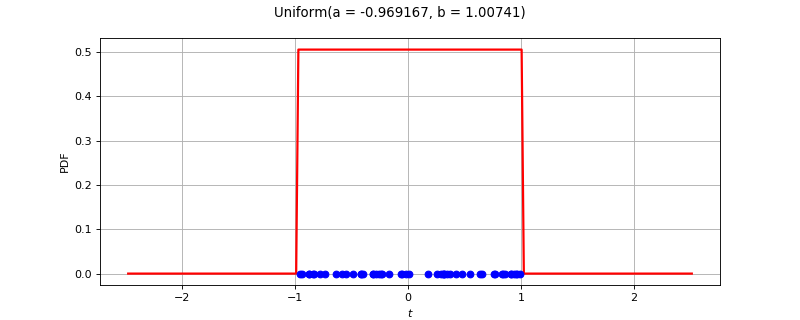

The script that drew this image:
import openturns as ot
from matplotlib import pyplot as plt
from openturns.viewer import View
ot.RandomGenerator.SetSeed(0)
factory = ot.UniformFactory()
ref = factory.build()
dimension = ref.getDimension()
if dimension <= 2:
    sample = ref.getSample(50)
    distribution = factory.build(sample)
    if dimension == 1:
        distribution.setDescription(['$t$'])
        pdf_graph = distribution.drawPDF(256)
        cloud = ot.Cloud(sample, ot.NumericalSample(sample.getSize(), 1))
        cloud.setColor('blue')
        cloud.setPointStyle('fcircle')
        pdf_graph.add(cloud)
        fig = plt.figure(figsize=(10, 4))
        plt.suptitle(str(distribution))
        pdf_axis = fig.add_subplot(111)
        View(pdf_graph, figure=fig, axes=[pdf_axis], add_legend=False)
    else:
        sample = ref.getSample(500)
        distribution.setDescription(['$t_0$', '$t_1$'])
        pdf_graph = distribution.drawPDF([256]*2)
        cloud = ot.Cloud(sample)
        cloud.setColor('red')
        cloud.setPointStyle('fcircle')
        pdf_graph.add(cloud)
        fig = plt.figure(figsize=(10, 4))
        plt.suptitle(str(distribution))
        pdf_axis = fig.add_subplot(111)
        View(pdf_graph, figure=fig, axes=[pdf_axis], add_legend=False)
